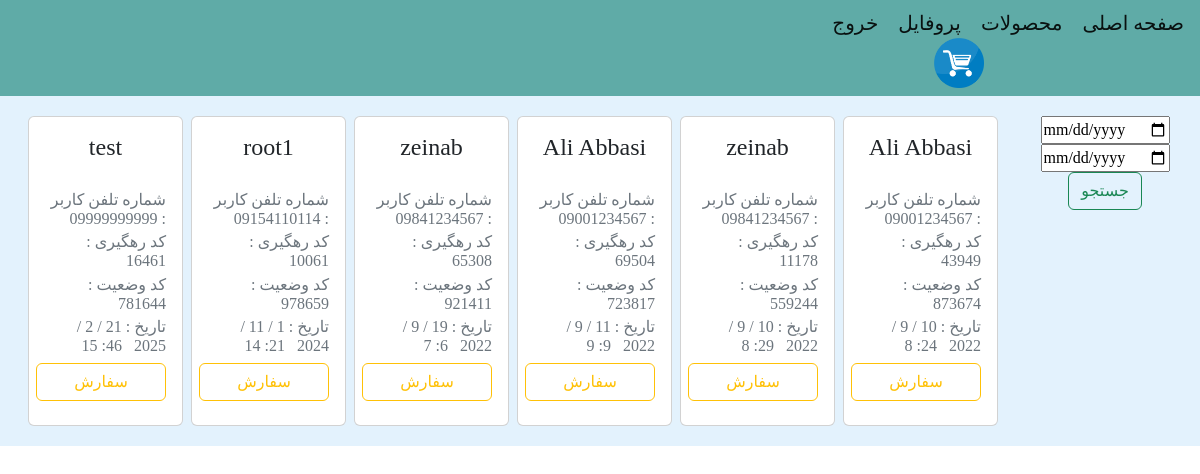
/admin_user/admin_payment/ (signed in), run on the app's committed database.
### orders/models.py (models this page shows, shortened)
class PaymentModel(models.Model):
    user = models.ForeignKey(User, on_delete=models.CASCADE)
    order = models.ForeignKey(OrdersModel, on_delete=models.CASCADE)
    statues_code = models.IntegerField(default=None)
    tracking_code = models.IntegerField(default=None)
    date = models.DateTimeField(auto_now_add=True)

### account/models.py (models this page shows, shortened)
class User(AbstractBaseUser):
    email = models.EmailField(max_length=255, unique=True)
    phone_number = models.CharField(max_length=11, unique=True)
    full_name = models.CharField(max_length=100)
    is_active = models.BooleanField(default=True)
    is_admin = models.BooleanField(default=False)
    object = UserManager()
    USERNAME_FIELD = 'phone_number'
    REQUIRED_FIELDS = ['email', 'full_name']

### admin_user/views.py (the view, shortened to what this page needs)
# urls.py: path('admin_payment/', views.EditPaymentView.as_view(), name='admin_payment'),
class EditPaymentView(LoginRequiredMixin, View):
    def get(self, request):
        payments = PaymentModel.objects.all()
        return render(request, 'admin_user/EditPayment.html', {'payments': payments})

### admin_user/templates/admin_user/EditPayment.html (shortened to what this page needs)
{% extends 'base.html' %}
{% block aside %}
    <form method="post" style="width: 150px; text-align: center" dir="ltr">
        <input type="date" name="from_date" id="from_date">
        <input type="date" name="to_date" id="to_date">
        <br>
        <input type="submit" class="btn btn-outline-success" value="جستجو">
    </form>
{% endblock %}
{% block contant %}
    {% if payments %}
        {% for payment in  payments %}
            <div class="card" style="width: 15rem;text-align: center">
                <div class="card-body">
                    <h4 class="card-title">{{ payment.user.full_name }}</h4><br>
                    <div style="text-align: right">
                        <h6 class="card-subtitle mb-2 text-muted">شماره تلفن کاربر
                            : {{ payment.user.phone_number }}</h6>
                        <h6 class="card-subtitle mb-2 text-muted">کد رهگیری : {{ payment.tracking_code }}</h6>
                        <h6 class="card-subtitle mb-2 text-muted">کد وضعیت : {{ payment.statues_code }}</h6>
                        <h6 class="card-subtitle mb-2 text-muted">تاریخ : {{ payment.date.day }}
                            / {{ payment.date.month }}
                            / {{ payment.date.year }}&nbsp;&nbsp;&nbsp;{{ payment.date.minute }}:
                            {{ payment.date.hour }}</h6>
                        <h6 class="list-group-item" style="text-align: center"><a class="btn btn-outline-warning"
                                                                                  style="width: 130px"
                                                                                  href="{% url 'orders:payment_order' payment.order.id %}">سفارش</a>
                        </h6>
                    </div>
                </div>
            </div>
        {% endfor %}
    {% else %}
        <div class="card-body" style="width: 15rem;text-align: center">
        <br>
            <h4>no payment</h4>
        </div>
    {% endif %}
{% endblock %}

### data on the page
PaymentModel: user.full_name "Ali Abbasi", user.phone_number "09001234567", tracking_code "43949", statues_code "873674", date.day "10", date.month "9", date.year "2022", date.minute "24", date.hour "8"
PaymentModel: user.full_name "zeinab", user.phone_number "09841234567", tracking_code "11178", statues_code "559244", date.day "10", date.month "9", date.year "2022", date.minute "29", date.hour "8"
PaymentModel: user.full_name "Ali Abbasi", user.phone_number "09001234567", tracking_code "69504", statues_code "723817", date.month "9", date.year "2022", date.minute "9", date.hour "9"
PaymentModel: user.full_name "zeinab", user.phone_number "09841234567", tracking_code "65308", statues_code "921411", date.day "19", date.month "9", date.year "2022", date.minute "6", date.hour "7"
PaymentModel: user.full_name "root1", user.phone_number "09154110114", tracking_code "10061", statues_code "978659", date.day "1", date.month "11", date.year "2024", date.minute "21", date.hour "14"
PaymentModel: user.full_name "test", user.phone_number "09999999999", tracking_code "16461", statues_code "781644", date.day "21", date.year "2025", date.minute "46", date.hour "15"
